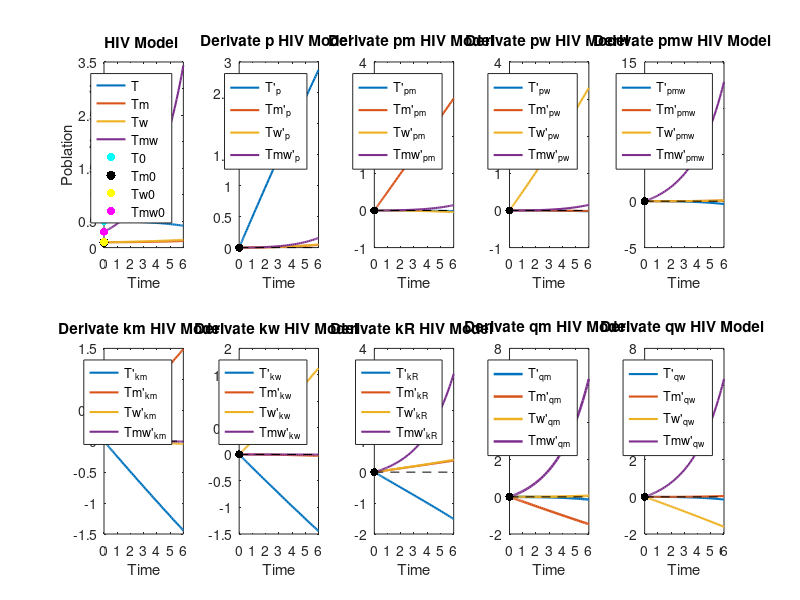

Here is the MATLAB script that generated this plot:
%%%%%%%%%%%%%%%%%%%%%%%%%%%%%%%%%%%
% Final master's degree dissertation
%   MADOBIS 2022/2023
% Study of differential models applied to biological processes
% Laura Alvarez Valle
% laura.av.1999@gmail.com
%%%%%%%%%%%%%%%%%%%%%%%%%%%%%%%%%%%

function HIV

% We consider the ODES:
%   |T'   = (p - km*Tm - kw*Tw -kR*Tmw)*T
%   |Tm'  = (pm + km*T -qm*Tw)*Tm + 0.25*kR*Tmw*T
%   |Tw'  = (pw + kw*T - qw*Tm)*Tw + 0.25*kR*Tmw*T
%   |Tmw' = (pmw + 0.5*kR*T)*Tmw + (qm + qw)*Tm*Tw
%
% where:
%
%  (lambda, lambda_m, lambda_w, lambda_mw) = proliferation rates of T, Tm,
%  Tw and Tmw
%
%  (delta, delta_m, delta_w, delta_mw) = death rates
%
%   (p, pm, pw, pmw) = growth rates of T, Tm, Tw and Tmw
%
%   (km, kw, kR) =infection rates mutant, wild-type and recombinant
%
%   (qm, qw) = infection rate recombinant Tw -> Tmw and Tm -> Tmw
%
%%%%%%%%%%%%%%%%%%%%%%%%%%%%
% DERIVATES:
%%%%%%%%%%%%%%%%%%%%%%%%%%%%
%  RHO:
%
% p:
%
%   |T_p'   = (1 - km*Tm_p - kw*Tw_p -kR*Tmw_p)*T 
%               + (p - km*Tm - kw*Tw -kR*Tmw)*T_p
%
%   |Tm_p'  = (km*T_p -qm*Tw_p)*Tm  
%               + (pm + km*T -qm*Tw)*Tm_p
%               + 0.25*kR*Tmw_p*T + 0.25*kR*Tmw*T_p
%
%   |Tw_p'  = (kw*T_p - qw*Tm_p)*Tw 
%               + (pw + kw*T - qw*Tm)*Tw_p
%               + 0.25*kR*Tmw_p*T + 0.25*kR*Tmw*T_p
%
%   |Tmw_p' = (0.5*kR*T_p)*Tmw + (pmw + 0.5*kR*T)*Tmw_p
%               + (qm + qw)*Tm_p*Tw + (qm + qw)*Tm*Tw_p
%
%%%
%
% pm:
%
%   |T_pm'   = -(km*Tm_pm + kw*Tw_pm +kR*Tmw_pm)*T
%               + (p - km*Tm - kw*Tw -kR*Tmw)*T_pm
%
%   |Tm_pm'  = (1 + km*T_pm -qm*Tw_pm)*Tm 
%               +(pm + km*T -qm*Tw)*Tm_pm  
%               + 0.25*kR*Tmw_pm*T + 0.25*kR*Tmw*T_pm
%
%   |Tw_pm'  = (kw*T_pm - qw*Tm_pm)*Tw 
%               +(pw + kw*T - qw*Tm)*Tw_pm 
%               + 0.25*kR*Tmw_pm*T + 0.25*kR*Tmw*T_pm
%
%   |Tmw_pm' = (0.5*kR*T_pm)*Tmw 
%               + (pmw + 0.5*kR*T)*Tmw_pm
%               + (qm + qw)*Tm_pm*Tw + (qm + qw)*Tm*Tw_pm
%
%%%
%
% pw:
%
%   |T_pw'   = -(km*Tm_pw + kw*Tw_pw + kR*Tmw_pw)*T 
%               + (p - km*Tm - kw*Tw -kR*Tmw)*T_pw
%
%   |Tm_pw'  = (km*T_pw -qm*Tw_pw)*Tm 
%               + (pm + km*T -qm*Tw)*Tm_pw 
%               + 0.25*kR*Tmw_pw*T + 0.25*kR*Tmw*T_pw
%
%   |Tw_pw'  = (1 + kw*T_pw - qw*Tm_pw)*Tw 
%               + (pw + kw*T - qw*Tm)*Tw_pw
%               + 0.25*kR*Tmw_pw*T + 0.25*kR*Tmw*T_pw
%
%   |Tmw' = (0.5*kR*T_pw)*Tmw + (pmw + 0.5*kR*T)*Tmw_pw
%               + (qm + qw)*Tm_pw*Tw + (qm + qw)*Tm*Tw_pw
%
%%%
%
% pmw:
%
%   |T_pmw'   = -(km*Tm_pmw + kw*Tw_pmw +kR*Tmw_pmw)*T 
%                + (p - km*Tm - kw*Tw -kR*Tmw)*T_pmw
%
%   |Tm_pmw'  = (km*T_pmw -qm*Tw_pmw)*Tm 
%               + (pm + km*T -qm*Tw)*Tm_pmw 
%               + 0.25*kR*Tmw_pmw*T + 0.25*kR*Tmw*T_pmw
%
%   |Tw_pmw'  = (kw*T_pmw - qw*Tm_pmw)*Tw 
%               + (pw + kw*T - qw*Tm)*Tw_pmw 
%               + 0.25*kR*Tmw_pmw*T + 0.25*kR*Tmw*T_pmw
%
%   |Tmw' = (1 + 0.5*kR*T_pmw)*Tmw + (pmw + 0.5*kR*T)*Tmw_pmw 
%               + (qm + qw)*Tm_pmw*Tw + (qm + qw)*Tm*Tw_pmw
%
%%%%%%%%%%%%%%%%%%%%%%%%%
%  k:
%
%%%%
%
% km:
%
%   |T_km'   = -(Tm + km*Tm_km + kw*Tw_km +kR*Tmw_km)*T
%               + (p - km*Tm - kw*Tw -kR*Tmw)*T_km
%
%   |Tm_km'  = (T + km*T_km -qm*Tw_km)*Tm 
%               + (pm + km*T -qm*Tw)*Tm_km 
%               + 0.25*kR*Tmw_km*T + 0.25*kR*Tmw*T_km
%
%   |Tw_km'  = (kw*T_km - qw*Tm_km)*Tw 
%               + (pw + kw*T - qw*Tm)*Tw_km 
%               + 0.25*kR*Tmw_km*T + 0.25*kR*Tmw*T_km
%
%   |Tmw_km' = (0.5*kR*T_km)*Tmw + (pmw + 0.5*kR*T)*Tmw_km
%               + (qm + qw)*Tm_km*Tw + (qm + qw)*Tm*Tw_km
%
%%%%
%
%  kw:
%
%   |T_kw'   = -(km*Tm_kw + Tw + kw*Tw_kw +kR*Tmw_kw)*T 
%               + (p - km*Tm - kw*Tw -kR*Tmw)*T_kw
%
%   |Tm_kw'  = (km*T_kw -qm*Tw_kw)*Tm 
%               + (pm + km*T -qm*Tw)*Tm_kw 
%               +  0.25*kR*Tmw_kw*T + 0.25*kR*Tmw*T_kw
%
%   |Tw_km'  = (T + kw*T_kw - qw*Tm_kw)*Tw 
%               + (pw + kw*T - qw*Tm)*Tw_kw 
%               + 0.25*kR*Tmw*T + 0.25*kR*Tmw*T
%
%   |Tmw_km' = (0.5*kR*T_km)*Tmw + (pmw + 0.5*kR*T)*Tmw_km 
%               + (qm + qw)*Tm_km*Tw + (qm + qw)*Tm*Tw_km
%
%%%%
%
%  kR:
%
%   |T_kR'   = -(km*Tm_kR + kw*Tw_kR + Tmw + kR*Tmw_kR)*T 
%               + (p - km*Tm - kw*Tw -kR*Tmw)*T_kR
%
%   |Tm_kR'  = (km*T_kR -qm*Tw_kR)*Tm + (pm + km*T -qm*Tw)*Tm_kR 
%               + 0.25*Tmw*T + 0.25*kR*Tmw_kR*T + 0.25*kR*Tmw*T_kR
%
%   |Tw_kR'  = (kw*T_kR - qw*Tm_kR)*Tw + (pw + kw*T - qw*Tm)*Tw_kR 
%               + 0.25*Tmw*T + 0.25*kR*Tmw_kR*T + 0.25*kR*Tmw*T_kR
%
%   |Tmw_kR' = (0.5*T + 0.5*kR*T_kR)*Tmw + (pmw + 0.5*kR*T)*Tmw_kR 
%               + (qm + qw)*Tm_kR*Tw + (qm + qw)*Tm*Tw_kR
%
%%%%%%%%%%%%%%%%%%%%%%%%%
%  q:
%
%%%%
%
%  qm:
%
%   |T_qm'   = -(km*Tm_qm + kw*Tw_qm -kR*Tmw_qm)*T 
%               + (p - km*Tm - kw*Tw -kR*Tmw)*T_qm
%
%   |Tm_qm'  = (km*T_qm - Tw -qm*Tw_qm)*Tm + (pm + km*T -qm*Tw)*Tm_qm  
%               + 0.25*kR*Tmw_qm*T + 0.25*kR*Tmw*T_qm
%
%   |Tw_qm'  = (kw*T - qw*Tm_qm)*Tw + (pw + kw*T - qw*Tm)*Tw_qm 
%               + 0.25*kR*Tmw_qm*T + 0.25*kR*Tmw*T_qm
%
%   |Tmw_qm' = (0.5*kR*T_qm)*Tmw + (pmw + 0.5*kR*T)*Tmw_qm
%               + Tm*Tw + (qm + qw)*Tm_qm*Tw + (qm + qw)*Tm*Tw_qm
%
%%%
%
%  qw:
%
%   |T_qw'   = -(km*Tm_qw + kw*Tw_qw +kR*Tmw_qw)*T 
%               + (p - km*Tm - kw*Tw -kR*Tmw)*T_qw
%
%   |Tm_qw'  = (km*T_qw -qm*Tw_qw)*Tm + (pm + km*T -qm*Tw)*Tm_qw 
%               + 0.25*kR*Tmw_qw*T + 0.25*kR*Tmw*T_qw
%
%   |Tw_qw'  = (kw*T_qw - Tm - qw*Tm_qw)*Tw + (pw + kw*T - qw*Tm)*Tw_qw 
%               + 0.25*kR*Tmw_qw*T + 0.25*kR*Tmw*T_qw
%
%   |Tmw_qw' = (0.5*kR*T_qw)*Tmw + (pmw + 0.5*kR*T)*Tmw_qw 
%               + Tm*Tw + (qm + qw)*Tm_qw*Tw + (qm + qw)*Tm*Tw_qw
%
%%%%%%%%%%%%%%%%%%%%%%%%%

%% Data
p = .002;    %Growth rate uninfected
pm = .0017;  %Growth rate mutant infected
pw = 0.034;  %Growth rate wild-type infected
pmw = 0.4;   %Growth rate recombinant infected
%Infection rates
km = 0.003; %Infection rate mutant virus
kw = 0.004; %Infection rate wild-type virus
kR = 0.026; %Infection rate recombinant virus

kr4 = 0.25*kR;
kr2 = 0.5*kR;
%Dual infection rates:
qm = 0.003; 
qw = 0.009;
%

T0 = .50;  %Initial uninfected
Tm0 = .10; %Initial mutant infected
Tw0 = .10; %Initial wild-type infected
Tmw0 = .30; %Initial recombinant infected
TT = 6; %Time

y0 = [T0; Tm0; Tw0; Tmw0]; %Initial values vector

%% Original ODE

% Equation
f = @(t,y) [(p - km*y(2) - kw*y(3) -kR*y(4))*y(1); ...
            (pm + km*y(1) -qm*y(3))*y(2) + kr4*y(4)*y(1); ...
            (pw + kw*y(1) - qw*y(2))*y(3) + kr4*y(4)*y(1); ...
            (pmw + kr2*y(1))*y(4) + (qm + qw)*y(2)*y(3)];


% Resolution
[times,y] = ode45(f,[0,TT],y0);

% Graphics
figure(1)
subplot(2,5,1)
plot(times, y,'-', 'LineWidth', 1.5) % Infected
hold on
plot(0,T0, 'c.', 'MarkerSize',18)
plot(0,Tm0, 'k.', 'MarkerSize',20)
plot(0,Tw0, 'y.', 'MarkerSize',18)
plot(0,Tmw0, 'm.', 'MarkerSize',18)
legend("T","Tm","Tw","Tmw", "T0","Tm0", "Tw0", "Tmw0",  "Location","best")
title('HIV Model '); xlabel('Time'); ylabel('Poblation');
hold off

%% SDO p
y00 = [0;0;0;0]; %Initial derivate point

% Equation
fp = @(t,z) [(1 - km*z(2) - kw*z(3) -kR*z(4))*y(1) + (p - km*y(2) - kw*y(3) -kR*y(4))*z(1); ...
            (km*z(1) -qm*z(3))*y(2) + (pm + km*y(1) -qm*y(3))*z(2) + kr4*z(4)*y(1) + kr4*y(4)*z(1); ...
            (kw*z(1) - qw*z(2))*y(3)+ (pw + kw*y(1) - qw*y(2))*z(3) + kr4*z(4)*y(1) + kr4*y(4)*z(1); ...
            (kr2*z(1))*y(4) + (pmw + kr2*y(1))*z(4) + (qm + qw)*z(2)*y(3) + (qm + qw)*y(2)*z(3)];


% Resolution
[timesp,yp] = ode45(fp,[0,TT],y00);

% % Graphics
% figure(2)
subplot(2,5,2)
plot(timesp, yp,'-', 'LineWidth', 1.5) 
hold on
plot(0,y00(1), 'k.', 'MarkerSize',18)
plot([0,TT], [0,0], 'k--', 'LineWidth', 0.5)
legend("T'_p","Tm'_p","Tw'_p","Tmw'_p", "Location","best")
title('Derivate p HIV Model '); xlabel('Time');
hold off

%% SDO pm

% Equation
fpm = @(t,z) [-(km*z(2) + kw*z(3) +kR*z(4))*y(1) + (p - km*y(2) - kw*y(3) -kR*y(4))*z(1); ...
            (1 + km*z(1) -qm*z(3))*y(2) + (pm + km*y(1) -qm*y(3))*z(2) + kr4*z(4)*y(1) + kr4*y(4)*z(1); ...
            (kw*z(1) - qw*z(2))*y(3)+ (pw + kw*y(1) - qw*y(2))*z(3) + kr4*z(4)*y(1) + kr4*y(4)*z(1); ...
            (kr2*z(1))*y(4) + (pmw + kr2*y(1))*z(4) + (qm + qw)*z(2)*y(3) + (qm + qw)*y(2)*z(3)];


% Resolution
[timespm,ypm] = ode45(fpm,[0,TT],y00);

% % Graphics
% figure(3)
subplot(2,5,3)
plot(timespm, ypm,'-', 'LineWidth', 1.5) 
hold on
plot(0,y00(1), 'k.', 'MarkerSize',18)
plot([0,TT], [0,0], 'k--', 'LineWidth', 0.5)
legend("T'_{pm}","Tm'_{pm}","Tw'_{pm}","Tmw'_{pm}", "Location","best")
title('Derivate pm HIV Model '); xlabel('Time');
hold off

%% SDO pw

% Equation
fpw = @(t,z) [-(km*z(2) + kw*z(3) +kR*z(4))*y(1) + (p - km*y(2) - kw*y(3) -kR*y(4))*z(1); ...
            (km*z(1) -qm*z(3))*y(2) + (pm + km*y(1) -qm*y(3))*z(2) + kr4*z(4)*y(1) + kr4*y(4)*z(1); ...
            (1 + kw*z(1) - qw*z(2))*y(3)+ (pw + kw*y(1) - qw*y(2))*z(3) + kr4*z(4)*y(1) + kr4*y(4)*z(1); ...
            (kr2*z(1))*y(4) + (pmw + kr2*y(1))*z(4) + (qm + qw)*z(2)*y(3) + (qm + qw)*y(2)*z(3)];


% Resolution
[timespw,ypw] = ode45(fpw,[0,TT],y00);

% % Graphics
% figure(4)
subplot(2,5,4)
plot(timespw, ypw,'-', 'LineWidth', 1.5) 
hold on
plot(0,y00(1), 'k.', 'MarkerSize',18)
plot([0,TT], [0,0], 'k--', 'LineWidth', 0.5)
legend("T'_{pw}","Tm'_{pw}","Tw'_{pw}","Tmw'_{pw}",  "Location","best")
title('Derivate pw HIV Model '); xlabel('Time');
hold off

%% SDO pmw

% Equation
fpmw = @(t,z) [-(km*z(2) + kw*z(3) +kR*z(4))*y(1) + (p - km*y(2) - kw*y(3) -kR*y(4))*z(1); ...
                (km*z(1) -qm*z(3))*y(2) + (pm + km*y(1) -qm*y(3))*z(2) + kr4*z(4)*y(1) + kr4*y(4)*z(1); ...
                (kw*z(1) - qw*z(2))*y(3)+ (pw + kw*y(1) - qw*y(2))*z(3) + kr4*z(4)*y(1) + kr4*y(4)*z(1); ...
                (1 + kr2*z(1))*y(4) + (pmw + kr2*y(1))*z(4) + (qm + qw)*z(2)*y(3) + (qm + qw)*y(2)*z(3)];


% Resolution
[timespmw,ypmw] = ode45(fpmw,[0,TT],y00);

% Graphics
% figure(5)
subplot(2,5,5)
plot(timespmw, ypmw,'-', 'LineWidth', 1.5) 
hold on
plot(0,y00(1), 'k.', 'MarkerSize',18)
plot([0,TT], [0,0], 'k--', 'LineWidth', 0.5)
legend("T'_{pmw}","Tm'_{pmw}","Tw'_{pmw}","Tmw'_{pmw}", "Location","best")
title('Derivate pmw HIV Model '); xlabel('Time');
hold off

%% SDO km

% Equation
fkm = @(t,z) [-(y(2) + km*z(2) + kw*z(3) +kR*z(4))*y(1) + (p - km*y(2) - kw*y(3) -kR*y(4))*z(1); ...
            (y(1) + km*z(1) -qm*z(3))*y(2) + (pm + km*y(1) -qm*y(3))*z(2) + kr4*z(4)*y(1) + kr4*y(4)*z(1); ...
            (kw*z(1) - qw*z(2))*y(3)+ (pw + kw*y(1) - qw*y(2))*z(3) + kr4*z(4)*y(1) + kr4*y(4)*z(1); ...
            (kr2*z(1))*y(4) + (pmw + kr2*y(1))*z(4) + (qm + qw)*z(2)*y(3) + + (qm + qw)*y(2)*z(3)];


% Resolution
[timeskm,ykm] = ode45(fkm,[0,TT],y00);

% % Graphics
% figure(6)
subplot(2,5,6)
plot(timeskm, ykm,'-', 'LineWidth', 1.5) 
hold on
plot(0,y00(1), 'k.', 'MarkerSize',18)
plot([0,TT], [0,0], 'k--', 'LineWidth', 0.5)
legend("T'_{km}","Tm'_{km}","Tw'_{km}","Tmw'_{km}", "Location","best")
title('Derivate km HIV Model '); xlabel('Time');
hold off

%% SDO kw

% Equation
fkw = @(t,z) [-(km*z(2) + y(3) + kw*z(3) +kR*z(4))*y(1) + (p - km*y(2) - kw*y(3) -kR*y(4))*z(1); ...
            (km*z(1) -qm*z(3))*y(2) + (pm + km*y(1) -qm*y(3))*z(2) + kr4*z(4)*y(1) + kr4*y(4)*z(1); ...
            (y(1) + kw*z(1) - qw*z(2))*y(3)+ (pw + kw*y(1) - qw*y(2))*z(3) + kr4*z(4)*y(1) + kr4*y(4)*z(1); ...
            (kr2*z(1))*y(4) + (pmw + kr2*y(1))*z(4) + (qm + qw)*z(2)*y(3) + (qm + qw)*y(2)*z(3)];


% Resolution
[timeskw,ykw] = ode45(fkw,[0,TT],y00);

% % Graphics
% figure(7)
subplot(2,5,7)
plot(timeskw, ykw,'-', 'LineWidth', 1.5) 
hold on
plot(0,y00(1), 'k.', 'MarkerSize',18)
plot([0,TT], [0,0], 'k--', 'LineWidth', 0.5)
legend("T'_{kw}","Tm'_{kw}","Tw'_{kw}","Tmw'_{kw}",  "Location","best")
%"T0_{kw}","Tm0_{kw}", "Tw0_{kw}", "Tmw0_{kw}"
title('Derivate kw HIV Model '); xlabel('Time');
hold off

%% SDO kR

% Equation
fkR = @(t,z) [-(km*z(2) + kw*z(3) + y(4) +kR*z(4))*y(1) + (p - km*y(2) - kw*y(3) -kR*y(4))*z(1); ...
            (km*z(1) -qm*z(3))*y(2) + (pm + km*y(1) -qm*y(3))*z(2) + 0.25*y(4)*y(1) + kr4*z(4)*y(1) + kr4*y(4)*z(1); ...
            (kw*z(1) - qw*z(2))*y(3)+ (pw + kw*y(1) - qw*y(2))*z(3) + 0.25*y(4)*y(1) + kr4*z(4)*y(1) + kr4*y(4)*z(1); ...
            (0.5*y(1) + kr2*z(1))*y(4) + (pmw + kr2*y(1))*z(4) + (qm + qw)*z(2)*y(3) + (qm + qw)*y(2)*z(3)];


% Resolution
[timeskR,ykR] = ode45(fkR,[0,TT],y00);

% % Graphics
% figure(8)
subplot(2,5,8)
plot(timeskR, ykR,'-', 'LineWidth', 1.5) 
hold on
plot(0,y00(1), 'k.', 'MarkerSize',18)
plot([0,TT], [0,0], 'k--', 'LineWidth', 0.5)
legend("T'_{kR}","Tm'_{kR}","Tw'_{kR}","Tmw'_{kR}", "Location","best")
title('Derivate kR HIV Model '); xlabel('Time');
hold off

%% SDO qm

% Equation
fqm = @(t,z) [-(km*z(2) + kw*z(3) +kR*z(4))*y(1) + (p - km*y(2) - kw*y(3) -kR*y(4))*z(1); ...
            (km*z(1) - y(3) -qm*z(3))*y(2) + (pm + km*y(1) -qm*y(3))*z(2) + kr4*z(4)*y(1) + kr4*y(4)*z(1); ...
            (kw*z(1) - qw*z(2))*y(3)+ (pw + kw*y(1) - qw*y(2))*z(3) + kr4*z(4)*y(1) + kr4*y(4)*z(1); ...
            (kr2*z(1))*y(4) + (pmw + kr2*y(1))*z(4) + y(2)*y(3) + (qm + qw)*z(2)*y(3) + (qm + qw)*y(2)*z(3)];


% Resolution
[timesqm,yqm] = ode45(fqm,[0,TT],y00);

% % Graphics
% figure(9)
subplot(2,5,9)
plot(timesqm, yqm,'-', 'LineWidth', 1.8)
hold on
plot(0,y00(1), 'k.', 'MarkerSize',18)
plot([0,TT], [0,0], 'k--', 'LineWidth', 0.5)
legend("T'_{qm}","Tm'_{qm}","Tw'_{qm}","Tmw'_{qm}", "Location","best")
title('Derivate qm HIV Model '); xlabel('Time');
hold off

%% SDO qw

% Equation
fqw = @(t,z) [-(km*z(2) + kw*z(3) +kR*z(4))*y(1) + (p - km*y(2) - kw*y(3) -kR*y(4))*z(1); ...
            (km*z(1) -qm*z(3))*y(2) + (pm + km*y(1) -qm*y(3))*z(2) + kr4*z(4)*y(1) + kr4*y(4)*z(1); ...
            (kw*z(1) - y(2) - qw*z(2))*y(3)+ (pw + kw*y(1) - qw*y(2))*z(3) + kr4*z(4)*y(1) + kr4*y(4)*z(1); ...
            (kr2*z(1))*y(4) + (pmw + kr2*y(1))*z(4) + y(2)*y(3) + (qm + qw)*z(2)*y(3) + (qm + qw)*y(2)*z(3)];


% Resolution
[timesqw,yqw] = ode45(fqw,[0,TT],y00);

% Graphics
%figure(10)
subplot(2,5,10)
plot(timesqw, yqw,'-', 'LineWidth', 1.5) 
hold on
plot(0,y00(1), 'k.', 'MarkerSize',18)
plot([0,TT], [0,0], 'k--', 'LineWidth', 0.5)
legend("T'_{qw}","Tm'_{qw}","Tw'_{qw}","Tmw'_{qw}",  "Location","best")
title('Derivate qw HIV Model '); xlabel('Time');
hold off

%% Interpolation

% Original
T = @(t) interp1(times, y(:,1), t) ;
Tm = @(t) interp1(times, y(:,2), t) ;
Tw = @(t) interp1(times, y(:,3), t) ;
Tmw = @(t) interp1(times, y(:,4), t) ;

% p
T_p = @(t) interp1(timesp, yp(:,1), t) ;
Tm_p = @(t) interp1(timesp, yp(:,2), t) ;
Tw_p = @(t) interp1(timesp, yp(:,3), t) ;
Tmw_p = @(t) interp1(timesp, yp(:,4), t) ;

% pm
T_pm = @(t) interp1(timespm, ypm(:,1), t) ;
Tm_pm = @(t) interp1(timespm, ypm(:,2), t) ;
Tw_pm = @(t) interp1(timespm, ypm(:,3), t) ;
Tmw_pm = @(t) interp1(timespm, ypm(:,4), t) ;

%pw
T_pw = @(t) interp1(timespw, ypw(:,1), t) ;
Tm_pw = @(t) interp1(timespw, ypw(:,2), t) ;
Tw_pw = @(t) interp1(timespw, ypw(:,3), t) ;
Tmw_pw = @(t) interp1(timespw, ypw(:,4), t) ;

%pmw
T_pmw = @(t) interp1(timespmw, ypmw(:,1), t) ;
Tm_pmw = @(t) interp1(timespmw, ypmw(:,2), t) ;
Tw_pmw = @(t) interp1(timespmw, ypmw(:,3), t) ;
Tmw_pmw = @(t) interp1(timespmw, ypmw(:,4), t) ;

%km
T_km = @(t) interp1(timeskm, ykm(:,1), t) ;
Tm_km = @(t) interp1(timeskm, ykm(:,2), t) ;
Tw_km = @(t) interp1(timeskm, ykm(:,3), t) ;
Tmw_km = @(t) interp1(timeskm, ykm(:,4), t) ;

%kw
T_kw = @(t) interp1(timeskw, ykw(:,1), t) ;
Tm_kw = @(t) interp1(timeskw, ykw(:,2), t) ;
Tw_kw = @(t) interp1(timeskw, ykw(:,3), t) ;
Tmw_kw = @(t) interp1(timeskw, ykw(:,4), t) ;

%kR
T_kR = @(t) interp1(timeskR, ykR(:,1), t) ;
Tm_kR = @(t) interp1(timeskR, ykR(:,2), t) ;
Tw_kR = @(t) interp1(timeskR, ykR(:,3), t) ;
Tmw_kR = @(t) interp1(timeskR, ykR(:,4), t) ;

%qm
T_qm = @(t) interp1(timesqm, yqm(:,1), t) ;
Tm_qm = @(t) interp1(timesqm, yqm(:,2), t) ;
Tw_qm = @(t) interp1(timesqm, yqm(:,3), t) ;
Tmw_qm = @(t) interp1(timesqm, yqm(:,4), t) ;

%qw
T_qw = @(t) interp1(timesqw, yqw(:,1), t) ;
Tm_qw = @(t) interp1(timesqw, yqw(:,2), t) ;
Tw_qw = @(t) interp1(timesqw, yqw(:,3), t) ;
Tmw_qw = @(t) interp1(timesqw, yqw(:,4), t) ;

%% SENSITIVITY MATRIX

t = linspace(0,TT,5); 
t = t(2:end); %time-points vector
lent  = length(t);
np = 9; % number of parameters

% T: Uninfected Cells

ST = zeros(lent, np);

for i = 1:lent
    for j = 1:np
        if j == 1
            ST(i,j) = T_p(t(i));
        elseif j == 2
            ST(i,j) = T_pm(t(i));
        elseif j == 3
            ST(i,j) = T_pw(t(i));
        elseif j == 4
            ST(i,j) = T_pmw(t(i));
        elseif j == 5
            ST(i,j) = T_km(t(i));
        elseif j == 6
            ST(i,j) = T_kw(t(i));
        elseif j == 7
            ST(i,j) = T_kR(t(i));
        elseif j == 8
            ST(i,j) = T_qm(t(i));
        else
            ST(i,j) = T_qw(t(i));
        end

    end

end

disp("Uninfected cells sensivity matrix: ")
disp(ST)

% Tuning method
for i = 1:np
    a = norm(ST(:,i));
    fprintf("Column %1.0f norm = %3.7f \n", i, a)
end

% Eigenvalues
A1 = ST'*ST;
[V1,E1] = eig(A1);
disp("ST Eigenvectors Matrix:")
disp(V1) %eigen vector matrix
disp("ST Eigenvalues Matrix:")
disp(E1) %eigen values matrix

%Correlation method
corST = corr(A1);
disp("ST Correlation Matrix:")
disp(corST)


% Tm: Mutant-infected Cells

STm = zeros(lent, np);

for i = 1:lent
    for j = 1:np
        if j == 1
            STm(i,j) = Tm_p(t(i));
        elseif j == 2
            STm(i,j) = Tm_pm(t(i));
        elseif j == 3
            STm(i,j) = Tm_pw(t(i));
        elseif j == 4
            STm(i,j) = Tm_pmw(t(i));
        elseif j == 5
            STm(i,j) = Tm_km(t(i));
        elseif j == 6
            STm(i,j) = Tm_kw(t(i));
        elseif j == 7
            STm(i,j) = Tm_kR(t(i));
        elseif j == 8
            STm(i,j) = Tm_qm(t(i));
        else
            STm(i,j) = Tm_qw(t(i));
        end

    end

end

disp("Mutant-infected cells sensivity matrix: ")
disp(STm)

% Tuning method
for i = 1:np
   a = norm(STm(:,i));
   fprintf("Column %1.0f norm = %3.7f \n", i, a)
end

% Eigenvalues
A2 = STm'*STm;
[V2,E2] = eig(A2);
disp("STm Eigenvectors Matrix:")
disp(V2) %eigen vector matrix
disp("STm Eigenvalues Matrix:")
disp(E2) %eigen values matrix

%Correlation method
corSTm = corr(A2);
disp("STm Correlation Matrix:")
disp(corSTm)


% Tw: Wild type Infected Cells

STw = zeros(lent, np);

for i = 1:lent
    for j = 1:np
        if j == 1
            STw(i,j) = Tw_p(t(i));
        elseif j == 2
            STw(i,j) = Tw_pm(t(i));
        elseif j == 3
            STw(i,j) = Tw_pw(t(i));
        elseif j == 4
            STw(i,j) = Tw_pmw(t(i));
        elseif j == 5
            STw(i,j) = Tw_km(t(i));
        elseif j == 6
            STw(i,j) = Tw_kw(t(i));
        elseif j == 7
            STw(i,j) = Tw_kR(t(i));
        elseif j == 8
            STw(i,j) = Tw_qm(t(i));
        else
            STw(i,j) = Tw_qw(t(i));
        end

    end

end

disp("Wild type infected cells sensivity matrix: ")
disp(STw)

% Tuning method
for i = 1:np
    a = norm(STw(:,i));
    fprintf("Column %1.0f norm = %3.7f \n", i, a)
end

% Eigenvalues
A3 = STw'*STw;
[V3,E3] = eig(A3);
disp("STw Eigenvectors Matrix:")
disp(V3) %eigen vector matrix
disp("STw Eigenvalues Matrix:")
disp(E3) %eigen values matrix

%Correlation method
corSTw = corr(A3);
disp("STw Correlation Matrix:")
disp(corSTw)

% Tmw: Cells infected by mutant viruses and wild-type viruses

STmw = zeros(lent, np);

for i = 1:lent
    for j = 1:np
        if j == 1
            STmw(i,j) = Tmw_p(t(i));
        elseif j == 2
            STmw(i,j) = Tmw_pm(t(i));
        elseif j == 3
            STmw(i,j) = Tmw_pw(t(i));
        elseif j == 4
            STmw(i,j) = Tmw_pmw(t(i));
        elseif j == 5
            STmw(i,j) = Tmw_km(t(i));
        elseif j == 6
            STmw(i,j) = Tmw_kw(t(i));
        elseif j == 7
            STmw(i,j) = Tmw_kR(t(i));
        elseif j == 8
            STmw(i,j) = Tmw_qm(t(i));
        else
            STmw(i,j) = Tmw_qw(t(i));
        end

    end

end

disp("Mutant and wt infected cells sensivity matrix: ")
disp(STmw)

% Tuning method
for i = 1:np
    a = norm(STmw(:,i));
    fprintf("Column %1.0f norm = %3.7f \n", i, a)
end

% Eigenvalues
A4 = STmw'*STmw;
[V4,E4] = eig(A4);
disp("STmw Eigenvectors Matrix:")
disp(V4) %eigen vector matrix
disp("STmw Eigenvalues Matrix:")
disp(E4) %eigen values matrix

%Correlation method
corSTmw = corr(A4);
disp("STmw Correlation Matrix:")
disp(corSTmw)

% Mixed matrix
SS = zeros(4*lent, np);

%Matrix:
for i = 1:lent
    SS(4*i-3, :) = ST(i, :);
    SS(4*i-2, :) = STm(i, :);
    SS(4*i-1, :) = STw(i, :);
    SS(4*i, :) = STmw(i, :);
end


disp("Mixed sensitivity matrix: ")
disp(SS)

% Tuning method
for i = 1:np
    a = norm(SS(:,i));
    fprintf("Column %1.0f norm = %3.7f \n", i, a)
end

% Eigenvalue method
A5 = SS'*SS;
[V5,E5] = eig(A5);
disp("SS Eigenvectors Matrix:")
disp(V5) %eigen vector matrix
disp("SS Eigenvalues Matrix:")
disp(E5) %eigen values matrix

%Correlation method
corSS = corr(A5);
disp("SS Correlation Matrix:")
disp(corSS)



end